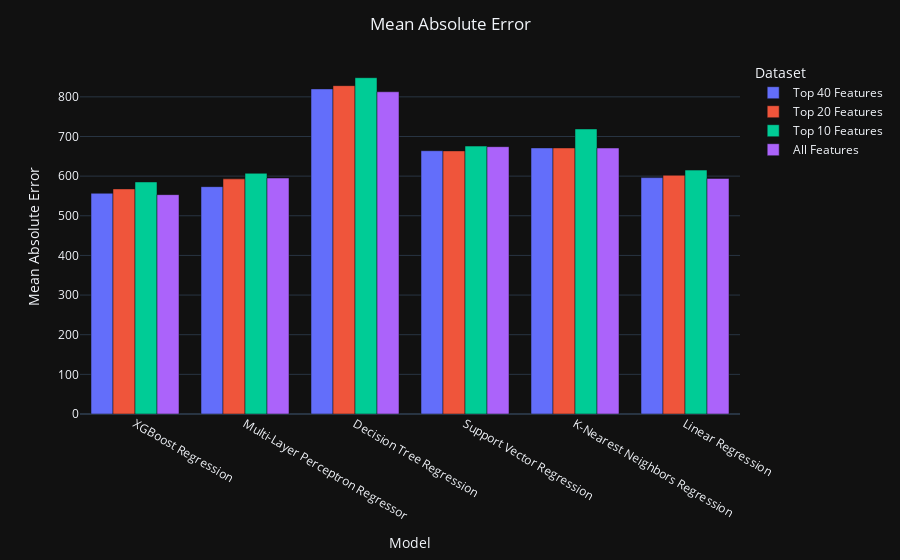
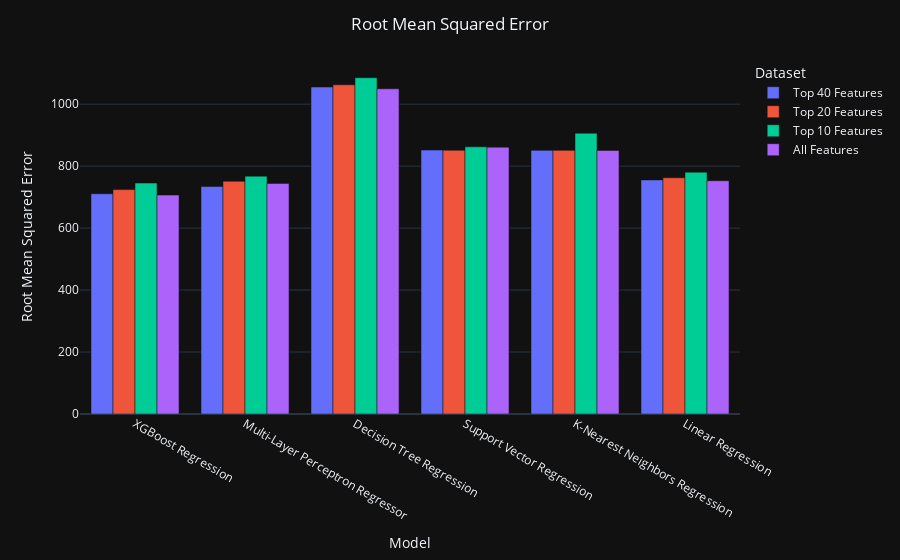
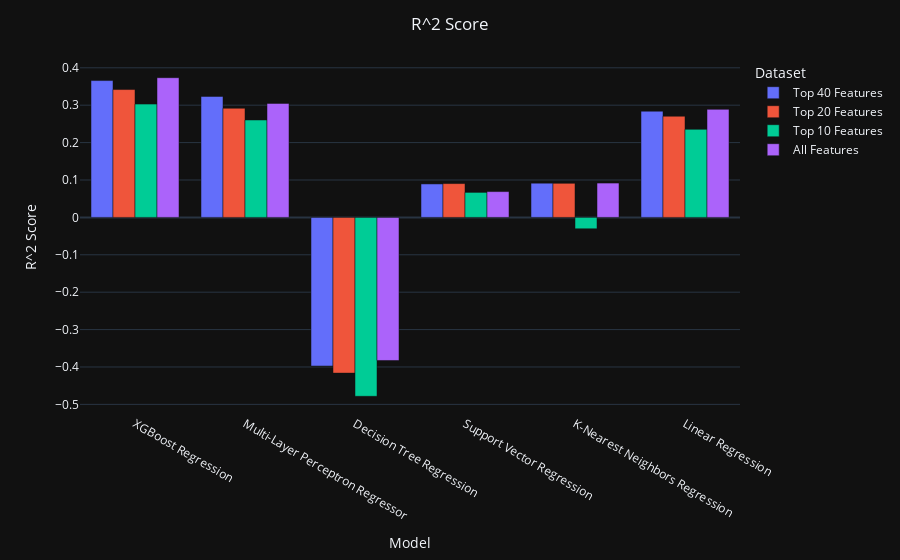

The notebook cell saved with these charts, in order:
### Markdown cell above
### Summary

### Code cell
# plot a bar chart for all tbe metrics for all the models
fig = px.bar(data_frame=results, x='Model', y='Mean Absolute Error', color='Dataset', barmode='group')
fig.update_layout(title={'x': 0.5, 'xanchor': 'center', 'text': 'Mean Absolute Error'})
fig.show()

fig = px.bar(data_frame=results, x='Model', y='Root Mean Squared Error', color='Dataset', barmode='group')
fig.update_layout(title={'x': 0.5, 'xanchor': 'center', 'text': 'Root Mean Squared Error'})
fig.show()

fig = px.bar(data_frame=results, x='Model', y='R^2 Score', color='Dataset', barmode='group')
fig.update_layout(title={'x': 0.5, 'xanchor': 'center', 'text': 'R^2 Score'})
fig.show()

### Figure 1 — Plotly figure (JSON) as saved in the notebook; plotly's stock layout.template omitted (floating-point values rounded to 4 significant figures)
{"data": [{"alignmentgroup": "True", "hovertemplate": "Dataset=Top 40 Features<br>Model=%{x}<br>Mean Absolute Error=%{y}<extra></extra>", "legendgroup": "Top 40 Features", "marker": {"color": "#636efa", "pattern": {"shape": ""}}, "name": "Top 40 Features", "offsetgroup": "Top 40 Features", "orientation": "v", "showlegend": true, "textposition": "auto", "type": "bar", "x": ["XGBoost Regression", "Multi-Layer Perceptron Regressor", "Decision Tree Regression", "Support Vector Regression", "K-Nearest Neighbors Regression", "Linear Regression"], "xaxis": "x", "y": [556.8, 573.5, 820.1, 664.2, 671.2, 596.3], "yaxis": "y"}, {"alignmentgroup": "True", "hovertemplate": "Dataset=Top 20 Features<br>Model=%{x}<br>Mean Absolute Error=%{y}<extra></extra>", "legendgroup": "Top 20 Features", "marker": {"color": "#EF553B", "pattern": {"shape": ""}}, "name": "Top 20 Features", "offsetgroup": "Top 20 Features", "orientation": "v", "showlegend": true, "textposition": "auto", "type": "bar", "x": ["XGBoost Regression", "Multi-Layer Perceptron Regressor", "Decision Tree Regression", "Support Vector Regression", "K-Nearest Neighbors Regression", "Linear Regression"], "xaxis": "x", "y": [567.9, 593.2, 828.3, 663.7, 671.1, 602.1], "yaxis": "y"}, {"alignmentgroup": "True", "hovertemplate": "Dataset=Top 10 Features<br>Model=%{x}<br>Mean Absolute Error=%{y}<extra></extra>", "legendgroup": "Top 10 Features", "marker": {"color": "#00cc96", "pattern": {"shape": ""}}, "name": "Top 10 Features", "offsetgroup": "Top 10 Features", "orientation": "v", "showlegend": true, "textposition": "auto", "type": "bar", "x": ["XGBoost Regression", "Multi-Layer Perceptron Regressor", "Decision Tree Regression", "Support Vector Regression", "K-Nearest Neighbors Regression", "Linear Regression"], "xaxis": "x", "y": [585.3, 607.2, 848.3, 675.9, 719.1, 615.2], "yaxis": "y"}, {"alignmentgroup": "True", "hovertemplate": "Dataset=All Features<br>Model=%{x}<br>Mean Absolute Error=%{y}<extra></extra>", "legendgroup": "All Features", "marker": {"color": "#ab63fa", "pattern": {"shape": ""}}, "name": "All Features", "offsetgroup": "All Features", "orientation": "v", "showlegend": true, "textposition": "auto", "type": "bar", "x": ["XGBoost Regression", "Multi-Layer Perceptron Regressor", "Decision Tree Regression", "Support Vector Regression", "K-Nearest Neighbors Regression", "Linear Regression"], "xaxis": "x", "y": [553.3, 595.3, 812.9, 674.4, 671.0, 594.2], "yaxis": "y"}], "layout": {"barmode": "group", "legend": {"title": {"text": "Dataset"}, "tracegroupgap": 0}, "margin": {"t": 60}, "title": {"text": "Mean Absolute Error", "x": 0.5, "xanchor": "center"}, "xaxis": {"anchor": "y", "domain": [0, 1], "title": {"text": "Model"}}, "yaxis": {"anchor": "x", "domain": [0, 1], "title": {"text": "Mean Absolute Error"}}}}

### Figure 2 — Plotly figure (JSON) as saved in the notebook; plotly's stock layout.template omitted (floating-point values rounded to 4 significant figures)
{"data": [{"alignmentgroup": "True", "hovertemplate": "Dataset=Top 40 Features<br>Model=%{x}<br>Root Mean Squared Error=%{y}<extra></extra>", "legendgroup": "Top 40 Features", "marker": {"color": "#636efa", "pattern": {"shape": ""}}, "name": "Top 40 Features", "offsetgroup": "Top 40 Features", "orientation": "v", "showlegend": true, "textposition": "auto", "type": "bar", "x": ["XGBoost Regression", "Multi-Layer Perceptron Regressor", "Decision Tree Regression", "Support Vector Regression", "K-Nearest Neighbors Regression", "Linear Regression"], "xaxis": "x", "y": [710.9, 734.2, 1055.0, 851.8, 850.9, 755.4], "yaxis": "y"}, {"alignmentgroup": "True", "hovertemplate": "Dataset=Top 20 Features<br>Model=%{x}<br>Root Mean Squared Error=%{y}<extra></extra>", "legendgroup": "Top 20 Features", "marker": {"color": "#EF553B", "pattern": {"shape": ""}}, "name": "Top 20 Features", "offsetgroup": "Top 20 Features", "orientation": "v", "showlegend": true, "textposition": "auto", "type": "bar", "x": ["XGBoost Regression", "Multi-Layer Perceptron Regressor", "Decision Tree Regression", "Support Vector Regression", "K-Nearest Neighbors Regression", "Linear Regression"], "xaxis": "x", "y": [724.2, 751.2, 1062.0, 851.4, 851.0, 762.4], "yaxis": "y"}, {"alignmentgroup": "True", "hovertemplate": "Dataset=Top 10 Features<br>Model=%{x}<br>Root Mean Squared Error=%{y}<extra></extra>", "legendgroup": "Top 10 Features", "marker": {"color": "#00cc96", "pattern": {"shape": ""}}, "name": "Top 10 Features", "offsetgroup": "Top 10 Features", "orientation": "v", "showlegend": true, "textposition": "auto", "type": "bar", "x": ["XGBoost Regression", "Multi-Layer Perceptron Regressor", "Decision Tree Regression", "Support Vector Regression", "K-Nearest Neighbors Regression", "Linear Regression"], "xaxis": "x", "y": [745.3, 767.7, 1085.0, 862.4, 906.2, 780.6], "yaxis": "y"}, {"alignmentgroup": "True", "hovertemplate": "Dataset=All Features<br>Model=%{x}<br>Root Mean Squared Error=%{y}<extra></extra>", "legendgroup": "All Features", "marker": {"color": "#ab63fa", "pattern": {"shape": ""}}, "name": "All Features", "offsetgroup": "All Features", "orientation": "v", "showlegend": true, "textposition": "auto", "type": "bar", "x": ["XGBoost Regression", "Multi-Layer Perceptron Regressor", "Decision Tree Regression", "Support Vector Regression", "K-Nearest Neighbors Regression", "Linear Regression"], "xaxis": "x", "y": [706.6, 744.3, 1050.0, 861.3, 850.7, 752.8], "yaxis": "y"}], "layout": {"barmode": "group", "legend": {"title": {"text": "Dataset"}, "tracegroupgap": 0}, "margin": {"t": 60}, "title": {"text": "Root Mean Squared Error", "x": 0.5, "xanchor": "center"}, "xaxis": {"anchor": "y", "domain": [0, 1], "title": {"text": "Model"}}, "yaxis": {"anchor": "x", "domain": [0, 1], "title": {"text": "Root Mean Squared Error"}}}}

### Figure 3 — Plotly figure (JSON) as saved in the notebook; plotly's stock layout.template omitted (floating-point values rounded to 4 significant figures)
{"data": [{"alignmentgroup": "True", "hovertemplate": "Dataset=Top 40 Features<br>Model=%{x}<br>R^2 Score=%{y}<extra></extra>", "legendgroup": "Top 40 Features", "marker": {"color": "#636efa", "pattern": {"shape": ""}}, "name": "Top 40 Features", "offsetgroup": "Top 40 Features", "orientation": "v", "showlegend": true, "textposition": "auto", "type": "bar", "x": ["XGBoost Regression", "Multi-Layer Perceptron Regressor", "Decision Tree Regression", "Support Vector Regression", "K-Nearest Neighbors Regression", "Linear Regression"], "xaxis": "x", "y": [0.3659, 0.3235, -0.3975, 0.08946, 0.09143, 0.284], "yaxis": "y"}, {"alignmentgroup": "True", "hovertemplate": "Dataset=Top 20 Features<br>Model=%{x}<br>R^2 Score=%{y}<extra></extra>", "legendgroup": "Top 20 Features", "marker": {"color": "#EF553B", "pattern": {"shape": ""}}, "name": "Top 20 Features", "offsetgroup": "Top 20 Features", "orientation": "v", "showlegend": true, "textposition": "auto", "type": "bar", "x": ["XGBoost Regression", "Multi-Layer Perceptron Regressor", "Decision Tree Regression", "Support Vector Regression", "K-Nearest Neighbors Regression", "Linear Regression"], "xaxis": "x", "y": [0.3419, 0.2918, -0.4164, 0.09039, 0.09116, 0.2706], "yaxis": "y"}, {"alignmentgroup": "True", "hovertemplate": "Dataset=Top 10 Features<br>Model=%{x}<br>R^2 Score=%{y}<extra></extra>", "legendgroup": "Top 10 Features", "marker": {"color": "#00cc96", "pattern": {"shape": ""}}, "name": "Top 10 Features", "offsetgroup": "Top 10 Features", "orientation": "v", "showlegend": true, "textposition": "auto", "type": "bar", "x": ["XGBoost Regression", "Multi-Layer Perceptron Regressor", "Decision Tree Regression", "Support Vector Regression", "K-Nearest Neighbors Regression", "Linear Regression"], "xaxis": "x", "y": [0.3029, 0.2604, -0.4784, 0.06683, -0.03036, 0.2354], "yaxis": "y"}, {"alignmentgroup": "True", "hovertemplate": "Dataset=All Features<br>Model=%{x}<br>R^2 Score=%{y}<extra></extra>", "legendgroup": "All Features", "marker": {"color": "#ab63fa", "pattern": {"shape": ""}}, "name": "All Features", "offsetgroup": "All Features", "orientation": "v", "showlegend": true, "textposition": "auto", "type": "bar", "x": ["XGBoost Regression", "Multi-Layer Perceptron Regressor", "Decision Tree Regression", "Support Vector Regression", "K-Nearest Neighbors Regression", "Linear Regression"], "xaxis": "x", "y": [0.3735, 0.3048, -0.3826, 0.06903, 0.09181, 0.2889], "yaxis": "y"}], "layout": {"barmode": "group", "legend": {"title": {"text": "Dataset"}, "tracegroupgap": 0}, "margin": {"t": 60}, "title": {"text": "R^2 Score", "x": 0.5, "xanchor": "center"}, "xaxis": {"anchor": "y", "domain": [0, 1], "title": {"text": "Model"}}, "yaxis": {"anchor": "x", "domain": [0, 1], "title": {"text": "R^2 Score"}}}}
